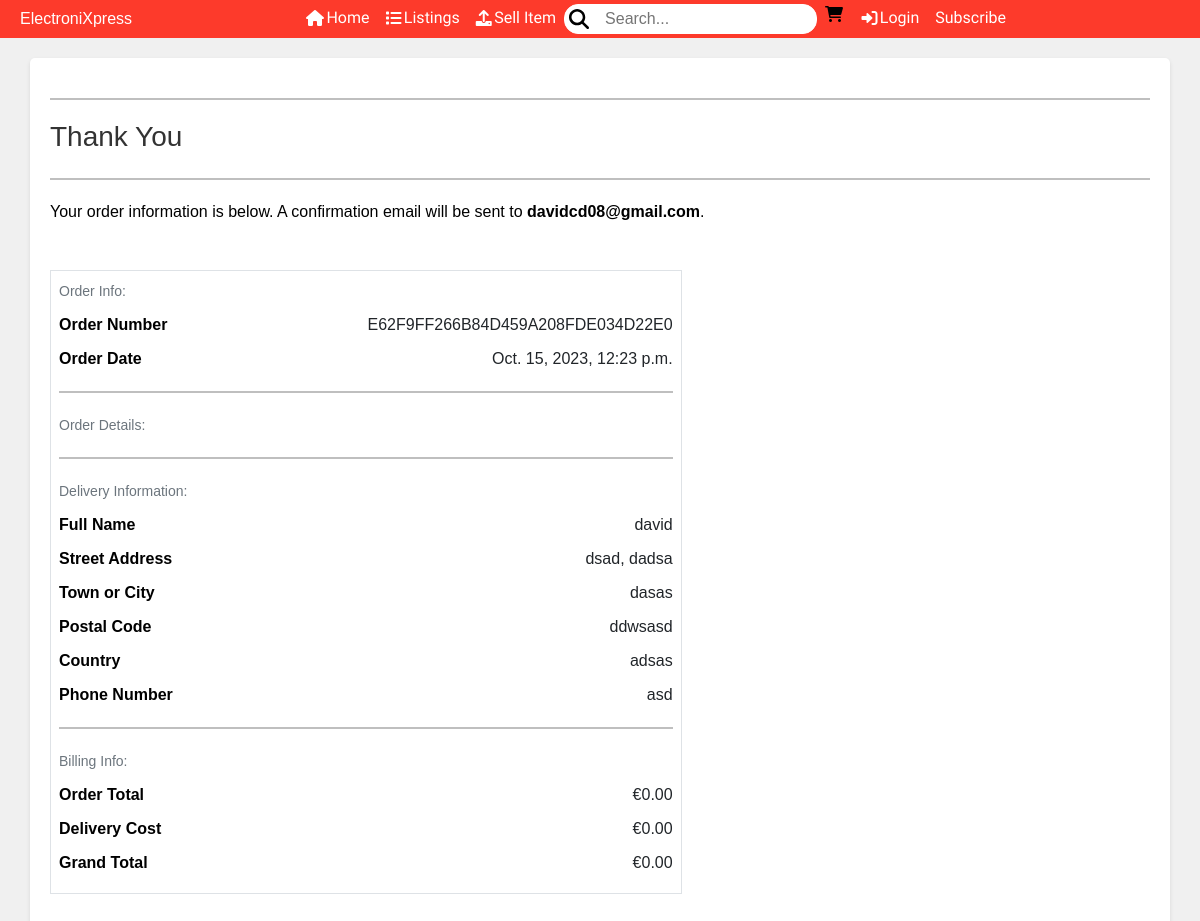
Page /checkout/success/E62F9FF266B84D459A208FDE034D22E0 on the committed database.
### checkout/models.py (models this page shows, shortened)
class Order(models.Model):
    order_number = models.CharField(max_length=32, null=False, editable=False)
    full_name = models.CharField(max_length=50, null=False, blank=False)
    email = models.EmailField(max_length=254, null=False, blank=False)
    phone_number = models.CharField(max_length=20, null=False, blank=False)
    user_profile = models.ForeignKey(
        UserProfile,
        on_delete=models.SET_NULL,
        null=True,
        blank=True,
        related_name="orders",
    )
    country = CountryField(blank_label="Country *", null=False, blank=False)
    postcode = models.CharField(max_length=20, null=True, blank=True)
    town_or_city = models.CharField(max_length=40, null=False, blank=False)
    street_address1 = models.CharField(max_length=80, null=False, blank=False)
    street_address2 = models.CharField(max_length=80, null=True, blank=True)
    county = models.CharField(max_length=80, null=True, blank=True)
    date = models.DateTimeField(auto_now_add=True)
    delivery_cost = models.DecimalField(
        max_digits=6, decimal_places=2, null=False, default=0
    )
    order_total = models.DecimalField(
        max_digits=10, decimal_places=2, null=False, default=0
    )
    grand_total = models.DecimalField(
        max_digits=10, decimal_places=2, null=False, default=0
    )
    original_bag = models.TextField(null=False, blank=False, default="")
    stripe_pid = models.CharField(
        max_length=254, null=False, blank=False, default="")

### checkout/views.py (the view, shortened to what this page needs)
# urls.py: path("success/<order_number>", views.checkout_success, name="success"),
def checkout_success(request, order_number):
    save_info = request.session.get("save_info")
    order = get_object_or_404(Order, order_number=order_number)
    messages.success(
        request,
        f"Order successfully processed! \
        Your order number is {order_number}. A confirmation \
        email will be sent to {order.email}.",
    )
    if "bag" in request.session:
        del request.session["bag"]
    template = "checkout/success.html"
    context = {
        "order": order,
    }
    return render(request, template, context)

### checkout/templates/checkout/success.html (shortened to what this page needs)
{% extends "base.html" %}
{% load static %}
{% load crispy_forms_tags %}
{% block content %}
<link rel="stylesheet" href="{% static 'css/success.css' %}" />
    <div class="container">
        <div class="row">
            <div class="col">
                <hr>
                <h2 class="logo-font mb-4">Thank You</h2>
                <hr>
                <p class="text-black">Your order information is below. A confirmation email will be sent to <strong>{{ order.email }}</strong>.</p>
            </div>
        </div>
        <div class="row">
            <div class="col-12 col-lg-7">
                <div class="order-confirmation-wrapper p-2 border">
                    <div class="row">
                        <div class="col">
                            <small class="text-muted">Order Info:</small>
                        </div>
                    </div>
                    <div class="row">
                        <div class="col-12 col-md-4">
                            <p class="mb-0 text-black font-weight-bold">Order Number</p>
                        </div>
                        <div class="col-12 col-md-8 text-md-right">
                            <p class="mb-0">{{ order.order_number }}</p>
                        </div>
                    </div>
                    <div class="row">
                        <div class="col-12 col-md-4">
                            <p class="mb-0 text-black font-weight-bold">Order Date</p>
                        </div>
                        <div class="col-12 col-md-8 text-md-right">
                            <p class="mb-0">{{ order.date }}</p>
                        </div>
                    </div>
                    <hr>
                    <div class="row">
                        <div class="col">
                            <small class="text-muted">Order Details:</small>
                        </div>
                    </div>
                    <hr>
                    <div class="row">
                        <div class="col">
                            <small class="text-muted">Delivery Information:</small>
                        </div>
                    </div>
                    <div class="row">
                        <div class="col-12 col-md-4">
                            <p class="mb-0 text-black font-weight-bold">Full Name</p>
                        </div>
                        <div class="col-12 col-md-8 text-md-right">
                            <p class="mb-0">{{ order.full_name }}</p>
                        </div>
                    </div>
                    <div class="row">
                        <div class="col-12 col-md-4">
                            <p class="mb-0 text-black font-weight-bold">Street Address</p>
                        </div>
                        <div class="col-12 col-md-8 text-md-right">
                            <p class="mb-0">{{ order.street_address1 }}{% if order.street_address2 %}, {{ order.street_address2 }}{% endif %}</p>
                        </div>
                    </div>
                    <div class="row">
                        <div class="col-12 col-md-4">
                            <p class="mb-0 text-black font-weight-bold">Town or City</p>
                        </div>
                        <div class="col-12 col-md-8 text-md-right">
                            <p class="mb-0">{{ order.town_or_city }}</p>
                        </div>
                    </div>
                    <div class="row">
                        <div class="col-12 col-md-4">
                            <p class="mb-0 text-black font-weight-bold">Postal Code</p>
                        </div>
                        <div class="col-12 col-md-8 text-md-right">
                            <p class="mb-0">{{ order.postcode }}</p>
                        </div>
                    </div>
                    <div class="row">
                        <div class="col-12 col-md-4">
                            <p class="mb-0 text-black font-weight-bold">Country</p>
                        </div>
                        <div class="col-12 col-md-8 text-md-right">
                            <p class="mb-0">{{ order.country }}</p>
                        </div>
                    </div>
                    <div class="row">
                        <div class="col-12 col-md-4">
                            <p class="mb-0 text-black font-weight-bold">Phone Number</p>
                        </div>
                        <div class="col-12 col-md-8 text-md-right">
                            <p class="mb-0">{{ order.phone_number }}</p>
                        </div>
                    </div>
                    <hr>
                    <div class="row">
                        <div class="col">
                            <small class="text-muted">Billing Info:</small>
                        </div>
                    </div>
                    <div class="row">
                        <div class="col-12 col-md-4">
                            <p class="mb-0 text-black font-weight-bold">Order Total</p>
                        </div>
                        <div class="col-12 col-md-8 text-md-right">
                            <p class="mb-0">€{{ order.order_total }}</p>
                        </div>
                    </div>
                    <div class="row">
                        <div class="col-12 col-md-4">
                            <p class="mb-0 text-black font-weight-bold">Delivery Cost</p>
                        </div>
                        <div class="col-12 col-md-8 text-md-right">
                            <p class="mb-0">€{{ order.delivery_cost }}</p>
                        </div>
                    </div>
                    <div class="row">
                        <div class="col-12 col-md-4">
                            <p class="mb-0 text-black font-weight-bold">Grand Total</p>
                        </div>
                        <div class="col-12 col-md-8 text-md-right">
                            <p class="mb-0">€{{ order.grand_total }}</p>
                        </div>
                    </div>
                </div>
            </div>
        </div>
    </div>
{% endblock %}

### static/css/success.css (style rules this page uses)
* { margin: 0; padding: 0; box-sizing: border-box; }
body { font-family: Arial, sans-serif; background-color: #f0f0f0; }
.container { background-color: #fff; border-radius: 5px; padding: 20px; margin-top: 20px; box-shadow: 0 2px 4px rgba(0, 0, 0, 0.1); }
hr { border: 1px solid #000; margin: 20px 0; }
.logo-font { font-size: 28px; color: #333; }
.text-black { color: #333; }
.order-confirmation-wrapper { border: 1px solid #ccc; padding: 10px; margin-top: 20px; }
.row { margin-bottom: 10px; }
.text-muted { color: #777; }
.text-md-right { text-align: right; }
.font-weight-bold { font-weight: bold; }

### rows in the picture
Order: email "davidcd08@gmail.com", order_number "E62F9FF266B84D459A208FDE034D22E0", date "Oct. 15, 2023, 12:23 p.m.", full_name "david", street_address1 "dsad", street_address2 "dadsa", town_or_city "dasas", postcode "ddwsasd", country "adsas", phone_number "asd", order_total "0.00", delivery_cost "0.00", grand_total "0.00"
